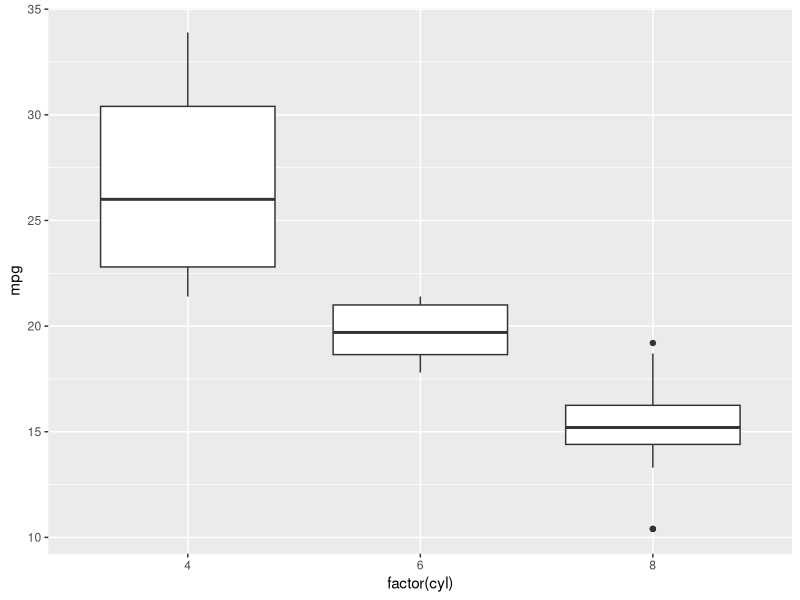
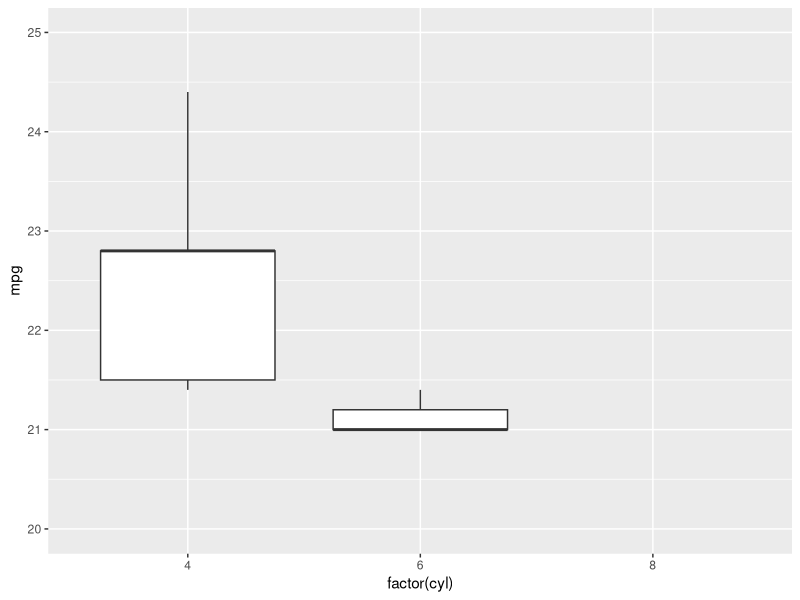
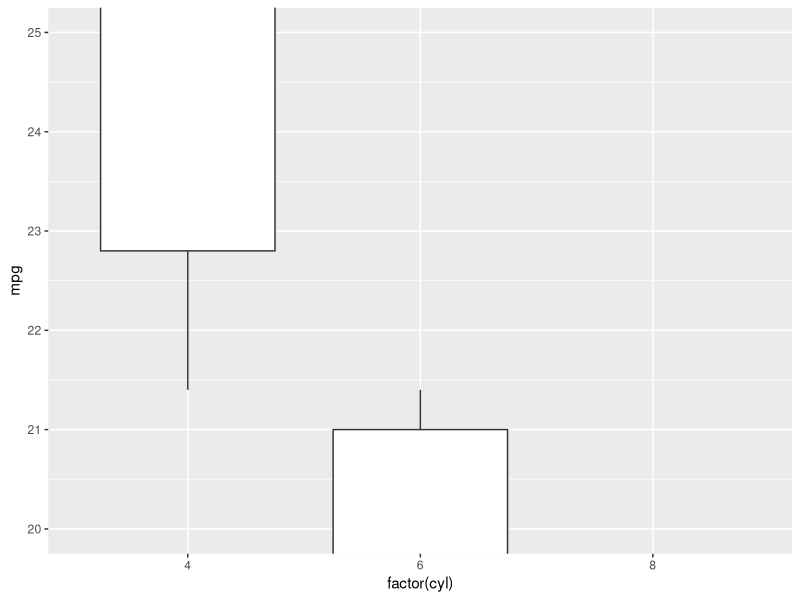
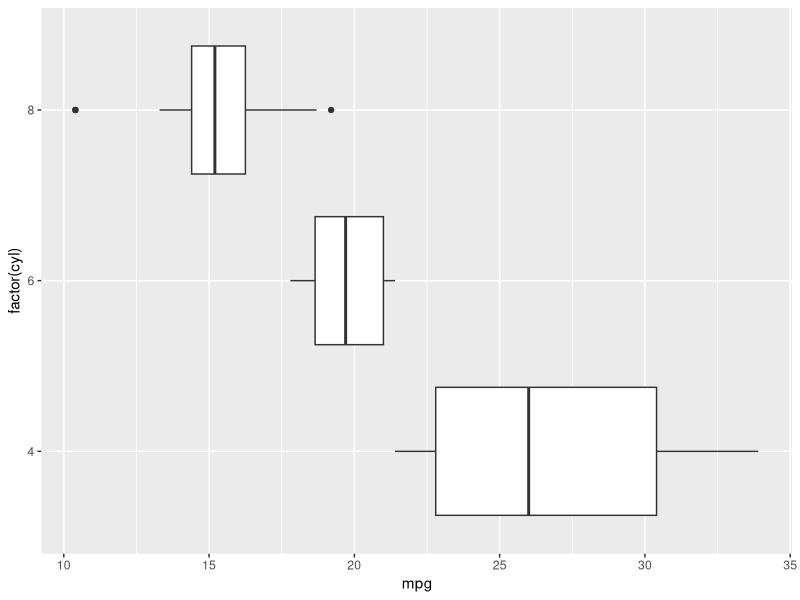
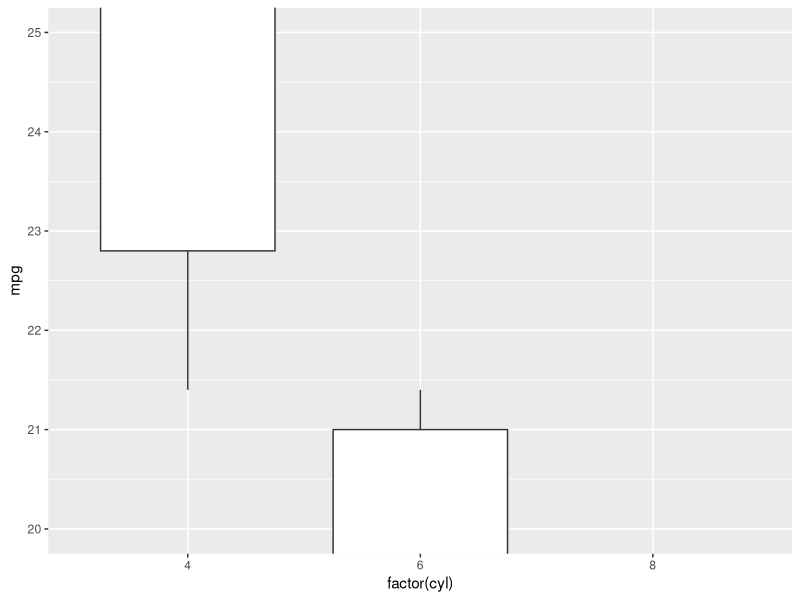
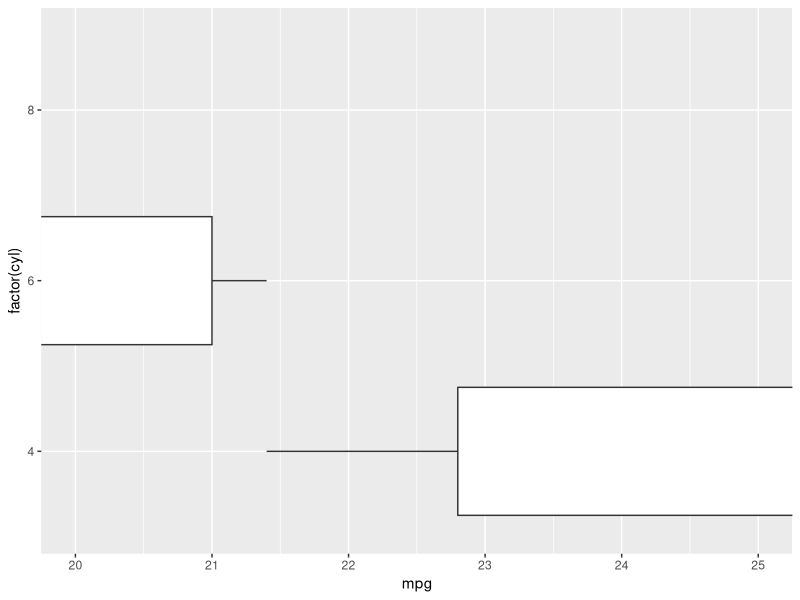

The R script that drew these images, in order:
## ---- chunk 1
knitr::opts_chunk$set(echo = TRUE)
## ---- chunk 2
library(ggplot2)
ggplot(mtcars, aes(x = factor(cyl), y = mpg)) + 
  geom_boxplot()
## ---- chunk 3
ggplot(mtcars, aes(x = factor(cyl), y = mpg)) + 
  geom_boxplot() + 
  scale_y_continuous(limits = c(20, 25))
## ---- chunk 4
ggplot(mtcars, aes(x = factor(cyl), y = mpg)) + 
  geom_boxplot() + 
  coord_cartesian(ylim = c(20, 25))
## ---- chunk 5
ggplot(mtcars, aes(x = factor(cyl), y = mpg)) + 
  geom_boxplot() + 
  coord_cartesian(ylim = c(20, 25)) + 
  coord_flip()
## ---- chunk 6
ggplot(mtcars, aes(x = factor(cyl), y = mpg)) + 
  geom_boxplot() + 
  coord_flip() + 
  coord_cartesian(ylim = c(20, 25))
## ---- chunk 7
ggplot(mtcars, aes(x = factor(cyl), y = mpg)) + 
  geom_boxplot() + 
  coord_flip(ylim = c(20, 25))
